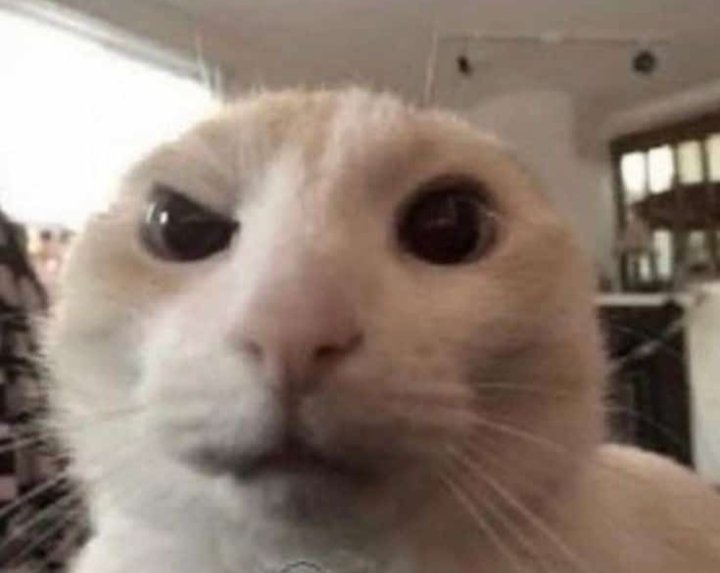
#> input picture images/imagen4.jpeg, 720 x 573 px
$ python colour_space.py
#> lines starting #> are read from the running program, lines starting #| are printed output that depends on the picture
import cv2 as cv
import numpy as np

image = cv.imread('images/imagen4.jpeg');
#> image is the input picture: shape (573, 720, 3); mean B, G, R 114.1, 125.3, 141.9
gray = cv.cvtColor(image,cv.COLOR_BGR2GRAY)
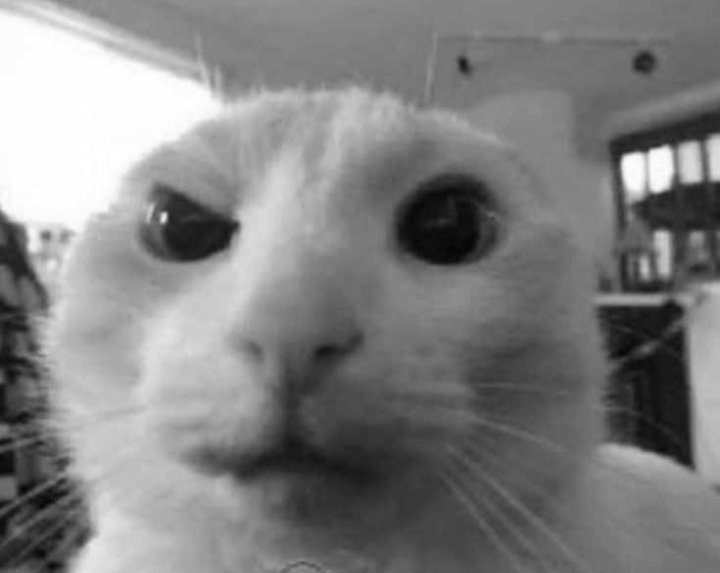
#> gray: shape (573, 720); min 4, max 255, mean 129
hsv = cv.cvtColor(image,cv.COLOR_BGR2HSV)
#> hsv: shape (573, 720, 3); mean H, S, V 13.7, 60.7, 141.9
lab = cv.cvtColor(image,cv.COLOR_BGR2LAB)
#> lab: shape (573, 720, 3); mean of channels 0, 1, 2 134.8, 132.8, 136.7
hsv_bgr = cv.cvtColor(hsv, cv.COLOR_HSV2BGR)

# [4 lines of commented-out code are left out]
cv.imshow("hsv_bgr",hsv_bgr)
cv.waitKey(0);

$ run again, with images/imagen1.jpeg copied over images/imagen4.jpeg
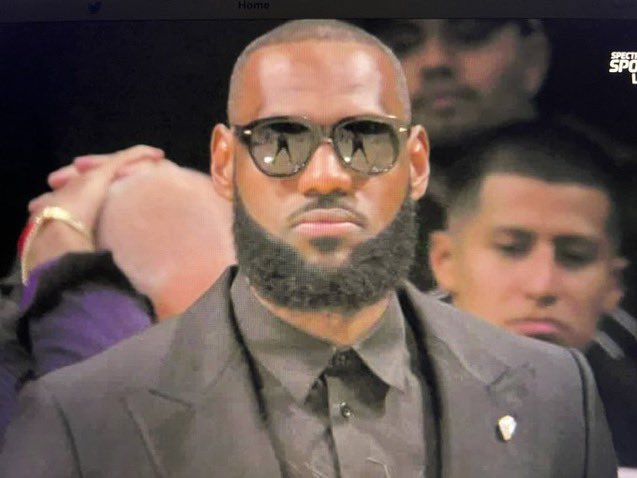
#> input picture images/imagen1.jpeg, 637 x 478 px
#> image is the input picture: shape (478, 637, 3); mean B, G, R 82, 88.1, 105.7
#> `gray = cv.cvtColor(image,cv.COLOR_BGR2GRAY)`:
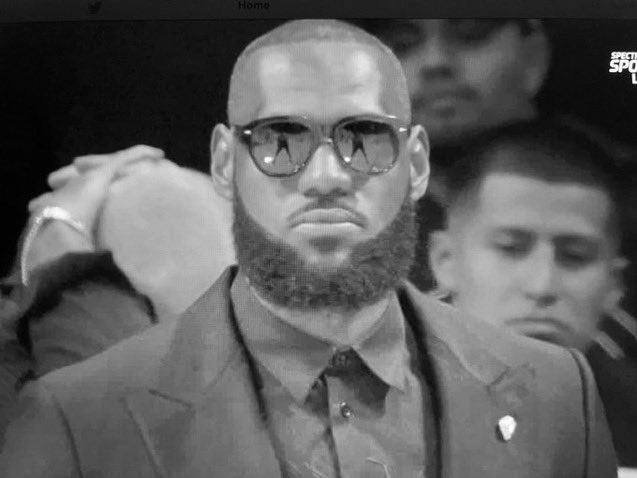
#> gray: shape (478, 637); min 0, max 254, mean 92.7
#> hsv: shape (478, 637, 3); mean H, S, V 53.5, 66.2, 107.8
#> lab: shape (478, 637, 3); mean of channels 0, 1, 2 96.8, 134, 133.9

$ run again, with images/imagen2.jpeg copied over images/imagen4.jpeg
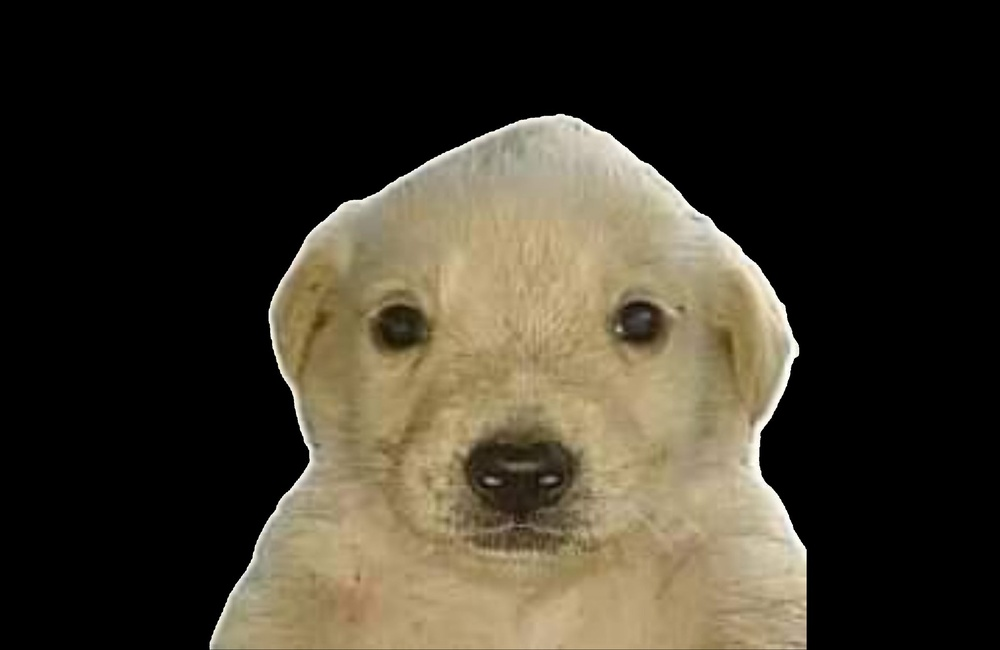
#> input picture images/imagen2.jpeg, 1000 x 650 px, shrunk from 2048 x 1331 before the run
#> image is the input picture: shape (650, 1000, 3); mean B, G, R 42.5, 55.6, 61.8
#> `gray = cv.cvtColor(image,cv.COLOR_BGR2GRAY)`:
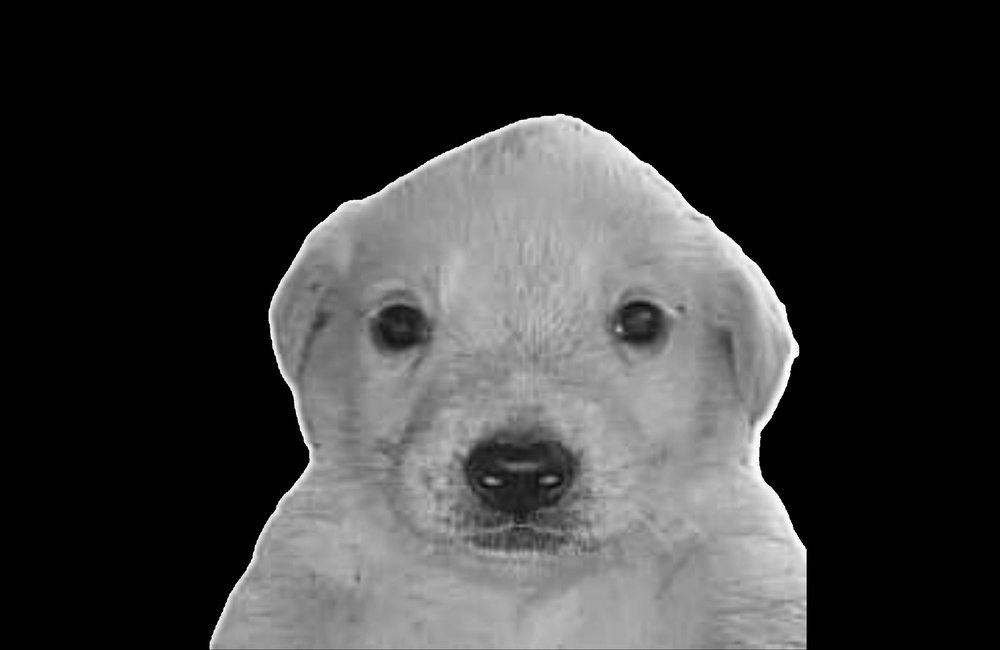
#> gray: shape (650, 1000); min 0, max 255, mean 56
#> hsv: shape (650, 1000, 3); mean H, S, V 8.2, 32.6, 61.8
#> lab: shape (650, 1000, 3); mean of channels 0, 1, 2 59.1, 128.3, 135.8

$ run again, with images/imagen3.jpeg copied over images/imagen4.jpeg
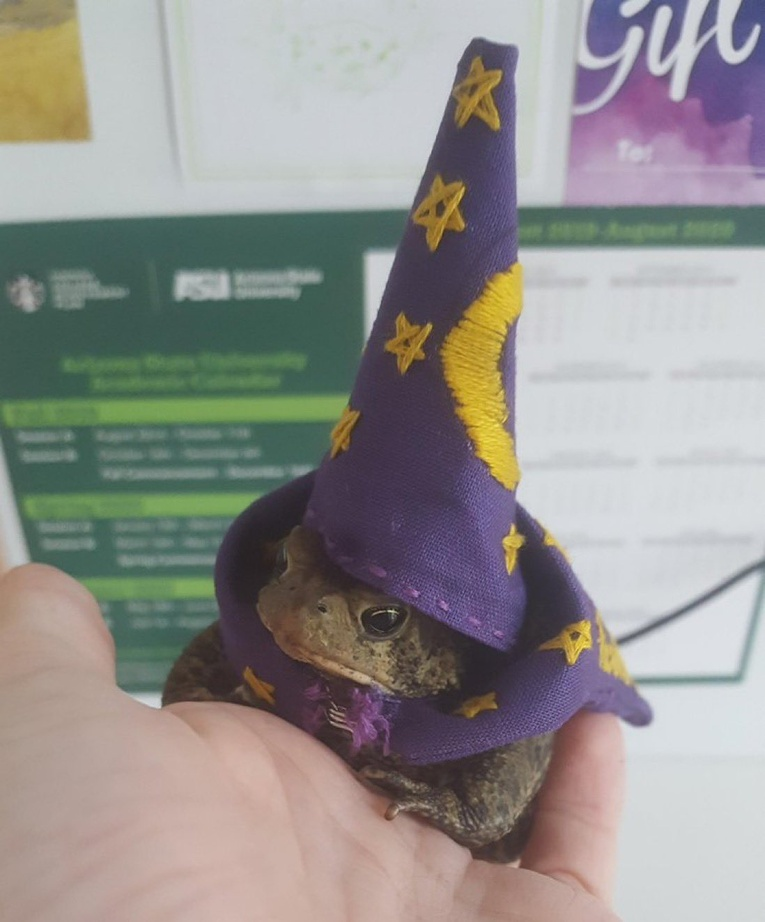
#> input picture images/imagen3.jpeg, 765 x 922 px, shrunk from 1098 x 1323 before the run
#> image is the input picture: shape (922, 765, 3); mean B, G, R 141.7, 144.6, 147.1
#> `gray = cv.cvtColor(image,cv.COLOR_BGR2GRAY)`:
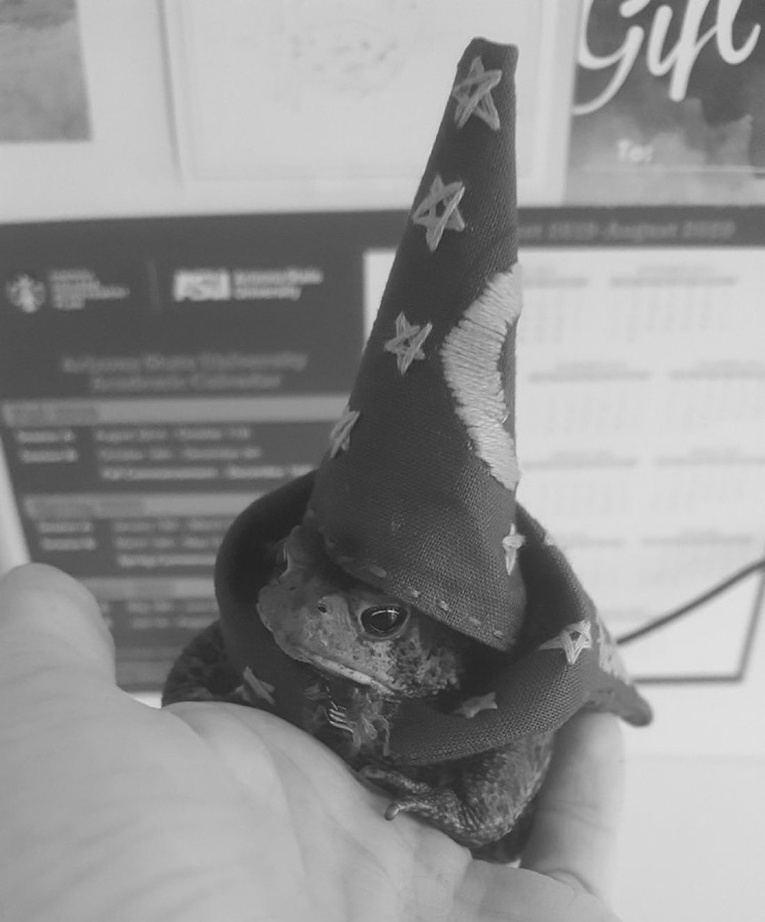
#> gray: shape (922, 765); min 27, max 226, mean 145
#> hsv: shape (922, 765, 3); mean H, S, V 77.9, 49.8, 157.7
#> lab: shape (922, 765, 3); mean of channels 0, 1, 2 151.9, 129, 129.9
